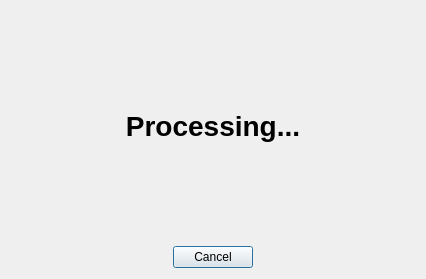
<?xml version="1.0" encoding="UTF-8"?>
<ui version="4.0">
 <class>Dialog</class>
 <widget class="QDialog" name="Dialog">
  <property name="geometry">
   <rect>
    <x>0</x>
    <y>0</y>
    <width>426</width>
    <height>279</height>
   </rect>
  </property>
  <property name="windowTitle">
   <string>Dialog</string>
  </property>
  <layout class="QVBoxLayout" name="verticalLayout">
   <item>
    <widget class="QLabel" name="process">
     <property name="sizePolicy">
      <sizepolicy hsizetype="Preferred" vsizetype="Preferred">
       <horstretch>0</horstretch>
       <verstretch>1</verstretch>
      </sizepolicy>
     </property>
     <property name="minimumSize">
      <size>
       <width>0</width>
       <height>0</height>
      </size>
     </property>
     <property name="font">
      <font>
       <pointsize>21</pointsize>
       <weight>75</weight>
       <bold>true</bold>
      </font>
     </property>
     <property name="text">
      <string>Processing...</string>
     </property>
     <property name="alignment">
      <set>Qt::AlignCenter</set>
     </property>
    </widget>
   </item>
   <item>
    <layout class="QHBoxLayout" name="horizontalLayout">
     <item>
      <widget class="QDialogButtonBox" name="buttonBox">
       <property name="sizePolicy">
        <sizepolicy hsizetype="Fixed" vsizetype="Preferred">
         <horstretch>0</horstretch>
         <verstretch>0</verstretch>
        </sizepolicy>
       </property>
       <property name="orientation">
        <enum>Qt::Horizontal</enum>
       </property>
       <property name="standardButtons">
        <set>QDialogButtonBox::Cancel</set>
       </property>
       <property name="centerButtons">
        <bool>true</bool>
       </property>
      </widget>
     </item>
    </layout>
   </item>
  </layout>
 </widget>
 <resources/>
 <connections>
  <connection>
   <sender>buttonBox</sender>
   <signal>accepted()</signal>
   <receiver>Dialog</receiver>
   <slot>accept()</slot>
   <hints>
    <hint type="sourcelabel">
     <x>248</x>
     <y>254</y>
    </hint>
    <hint type="destinationlabel">
     <x>157</x>
     <y>274</y>
    </hint>
   </hints>
  </connection>
  <connection>
   <sender>buttonBox</sender>
   <signal>rejected()</signal>
   <receiver>Dialog</receiver>
   <slot>reject()</slot>
   <hints>
    <hint type="sourcelabel">
     <x>316</x>
     <y>260</y>
    </hint>
    <hint type="destinationlabel">
     <x>286</x>
     <y>274</y>
    </hint>
   </hints>
  </connection>
 </connections>
</ui>
